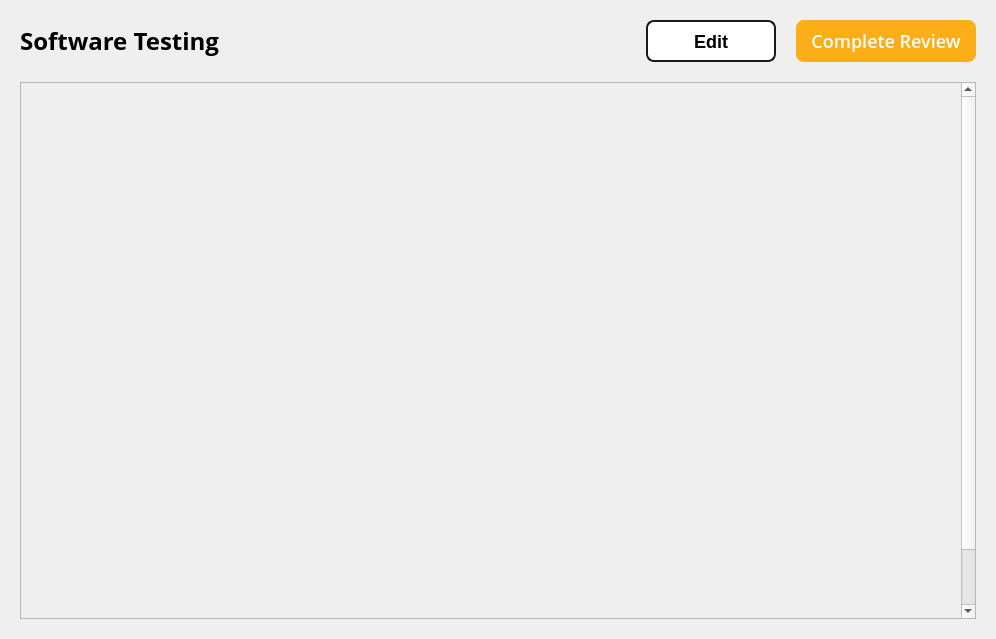
<?xml version="1.0" encoding="UTF-8"?>
<ui version="4.0">
 <class>ReviewDetailPage</class>
 <widget class="QWidget" name="ReviewDetailPage">
  <property name="geometry">
   <rect>
    <x>0</x>
    <y>0</y>
    <width>996</width>
    <height>639</height>
   </rect>
  </property>
  <property name="windowTitle">
   <string>Form</string>
  </property>
  <property name="styleSheet">
   <string notr="true">#backButton {
	background: transparent;
	border: none;
	font-family: Open Sans;
	font-size: 24px;
	line-height: 34px;
	font-weight: 600;
	letter spacing: 0%
}

#editButton {
	background-color: white;
	border: 1.5px solid #1a1a1a;
	border-radius: 8px;
	font-size: 18px;
	line-height: 24px;
	font-weight: 500;
}

#saveButton {
	background-color: #FBAE17;
	border: none;
	border-radius: 8px;
	font-family: Open Sans;
	font-size: 18px;
	font-weight: 500;
	line-height: 24px;
	color: white;
}

QLabel {
	color: #1A1A1A;
	font-family: Open Sans;
	font-weight: 600;
	font-size: 16px;
	line-height: 24px;
	letter-spacing: 0%;
}

#addReviewItemButton,
#addReviewerItemButton,
#addRequestItemButton {
	background-color: white;
    border: 2px dashed #22084B;
    border-radius: 8px;
    font-family: Open Sans;
    font-size: 18px;
    line-height: 24px;
    letter-spacing: 0%;
    padding: 9px 18px;
}

#addChecklistButton,
#addStandardButton {
	background: transparent;
	border: none;
}

#titleLabel1,
#titleLabel2,
#titleLabel3,
#titleLabel4,
#titleLabel5,
#titleLabel6 {
	font-family: Open Sans;
	font-size: 20px;
	font-weight: 600;
	line-height: 28px;
	letter-spacing: 0%;
	color: #1A1A1A;
}

#descriptionLabel1,
#descriptionLabel2,
#descriptionLabel3,
#descriptionLabel4,
#descriptionLabel5,
#descriptionLabel6 {
	font-family: Open Sans;
	font-size: 16px;
	font-weight: 500;
	line-height: 24px;
	letter-spacing: 0%;
	color: #1A1A1A;
}

#horizSep1,
#horizSep2,
#horizSep3,
#horizSep4 {
	border: none;
	border-top: 1px solid #CCCCCC;
}</string>
  </property>
  <layout class="QVBoxLayout" name="verticalLayout">
   <property name="spacing">
    <number>20</number>
   </property>
   <property name="leftMargin">
    <number>20</number>
   </property>
   <property name="topMargin">
    <number>20</number>
   </property>
   <property name="rightMargin">
    <number>20</number>
   </property>
   <property name="bottomMargin">
    <number>20</number>
   </property>
   <item>
    <layout class="QHBoxLayout" name="horizontalLayout">
     <item>
      <widget class="QPushButton" name="backButton">
       <property name="sizePolicy">
        <sizepolicy hsizetype="Fixed" vsizetype="Preferred">
         <horstretch>0</horstretch>
         <verstretch>0</verstretch>
        </sizepolicy>
       </property>
       <property name="minimumSize">
        <size>
         <width>24</width>
         <height>34</height>
        </size>
       </property>
       <property name="maximumSize">
        <size>
         <width>1662775</width>
         <height>34</height>
        </size>
       </property>
       <property name="text">
        <string>Software Testing</string>
       </property>
       <property name="icon">
        <iconset resource="../../../../../Resources/Resources.qrc">
         <normaloff>:/images/nav_back.svg</normaloff>:/images/nav_back.svg</iconset>
       </property>
       <property name="iconSize">
        <size>
         <width>24</width>
         <height>24</height>
        </size>
       </property>
      </widget>
     </item>
     <item>
      <spacer name="horizontalSpacer">
       <property name="orientation">
        <enum>Qt::Orientation::Horizontal</enum>
       </property>
       <property name="sizeHint" stdset="0">
        <size>
         <width>40</width>
         <height>20</height>
        </size>
       </property>
      </spacer>
     </item>
     <item>
      <widget class="QPushButton" name="editButton">
       <property name="sizePolicy">
        <sizepolicy hsizetype="Fixed" vsizetype="Fixed">
         <horstretch>0</horstretch>
         <verstretch>0</verstretch>
        </sizepolicy>
       </property>
       <property name="minimumSize">
        <size>
         <width>130</width>
         <height>42</height>
        </size>
       </property>
       <property name="maximumSize">
        <size>
         <width>130</width>
         <height>42</height>
        </size>
       </property>
       <property name="text">
        <string>Edit</string>
       </property>
      </widget>
     </item>
     <item>
      <widget class="QPushButton" name="saveButton">
       <property name="sizePolicy">
        <sizepolicy hsizetype="Fixed" vsizetype="Fixed">
         <horstretch>0</horstretch>
         <verstretch>0</verstretch>
        </sizepolicy>
       </property>
       <property name="minimumSize">
        <size>
         <width>180</width>
         <height>42</height>
        </size>
       </property>
       <property name="maximumSize">
        <size>
         <width>180</width>
         <height>42</height>
        </size>
       </property>
       <property name="text">
        <string>Complete Review</string>
       </property>
      </widget>
     </item>
    </layout>
   </item>
   <item>
    <widget class="QScrollArea" name="scrollArea">
     <property name="styleSheet">
      <string notr="true"/>
     </property>
     <property name="widgetResizable">
      <bool>true</bool>
     </property>
     <widget class="QWidget" name="container">
      <property name="geometry">
       <rect>
        <x>0</x>
        <y>0</y>
        <width>937</width>
        <height>610</height>
       </rect>
      </property>
      <layout class="QVBoxLayout" name="verticalLayout_2">
       <property name="spacing">
        <number>20</number>
       </property>
       <property name="leftMargin">
        <number>0</number>
       </property>
       <property name="topMargin">
        <number>0</number>
       </property>
       <property name="rightMargin">
        <number>10</number>
       </property>
       <property name="bottomMargin">
        <number>0</number>
       </property>
       <item>
        <widget class="QWidget" name="PrimaryBox" native="true">
         <property name="minimumSize">
          <size>
           <width>0</width>
           <height>70</height>
          </size>
         </property>
         <property name="maximumSize">
          <size>
           <width>16777215</width>
           <height>70</height>
          </size>
         </property>
         <layout class="QHBoxLayout" name="primaryBoxLayout">
          <property name="leftMargin">
           <number>0</number>
          </property>
          <property name="topMargin">
           <number>0</number>
          </property>
          <property name="rightMargin">
           <number>0</number>
          </property>
          <property name="bottomMargin">
           <number>0</number>
          </property>
          <item>
           <widget class="AutomationCellProperty" name="createdBy" native="true">
            <property name="minimumSize">
             <size>
              <width>160</width>
              <height>0</height>
             </size>
            </property>
            <property name="maximumSize">
             <size>
              <width>160</width>
              <height>16777215</height>
             </size>
            </property>
           </widget>
          </item>
          <item>
           <spacer name="horizontalSpacer_2">
            <property name="orientation">
             <enum>Qt::Orientation::Horizontal</enum>
            </property>
            <property name="sizeHint" stdset="0">
             <size>
              <width>40</width>
              <height>20</height>
             </size>
            </property>
           </spacer>
          </item>
          <item>
           <widget class="AutomationCellProperty" name="createdOn" native="true">
            <property name="minimumSize">
             <size>
              <width>160</width>
              <height>0</height>
             </size>
            </property>
            <property name="maximumSize">
             <size>
              <width>160</width>
              <height>16777215</height>
             </size>
            </property>
           </widget>
          </item>
          <item>
           <spacer name="horizontalSpacer_3">
            <property name="orientation">
             <enum>Qt::Orientation::Horizontal</enum>
            </property>
            <property name="sizeHint" stdset="0">
             <size>
              <width>40</width>
              <height>20</height>
             </size>
            </property>
           </spacer>
          </item>
          <item>
           <widget class="AutomationCellProperty" name="reviewLeader" native="true">
            <property name="minimumSize">
             <size>
              <width>160</width>
              <height>0</height>
             </size>
            </property>
            <property name="maximumSize">
             <size>
              <width>160</width>
              <height>16777215</height>
             </size>
            </property>
           </widget>
          </item>
          <item>
           <spacer name="horizontalSpacer_4">
            <property name="orientation">
             <enum>Qt::Orientation::Horizontal</enum>
            </property>
            <property name="sizeHint" stdset="0">
             <size>
              <width>40</width>
              <height>20</height>
             </size>
            </property>
           </spacer>
          </item>
          <item>
           <widget class="AutomationCellProperty" name="primaryReviewer" native="true">
            <property name="minimumSize">
             <size>
              <width>220</width>
              <height>0</height>
             </size>
            </property>
            <property name="maximumSize">
             <size>
              <width>220</width>
              <height>16777215</height>
             </size>
            </property>
           </widget>
          </item>
         </layout>
        </widget>
       </item>
       <item>
        <widget class="ReviewListWidget" name="reviewListWidget" native="true">
         <property name="sizePolicy">
          <sizepolicy hsizetype="Preferred" vsizetype="Fixed">
           <horstretch>0</horstretch>
           <verstretch>0</verstretch>
          </sizepolicy>
         </property>
         <property name="minimumSize">
          <size>
           <width>0</width>
           <height>150</height>
          </size>
         </property>
        </widget>
       </item>
       <item>
        <widget class="ReviewListWidget" name="reviewerListWidget" native="true">
         <property name="minimumSize">
          <size>
           <width>0</width>
           <height>150</height>
          </size>
         </property>
        </widget>
       </item>
       <item>
        <widget class="ReviewListWidget" name="checklistWidget" native="true">
         <property name="minimumSize">
          <size>
           <width>0</width>
           <height>150</height>
          </size>
         </property>
        </widget>
       </item>
       <item>
        <widget class="ReviewListWidget" name="standardListWidget" native="true"/>
       </item>
      </layout>
     </widget>
    </widget>
   </item>
  </layout>
 </widget>
 <customwidgets>
  <customwidget>
   <class>AutomationCellProperty</class>
   <extends>QWidget</extends>
   <header location="global">automationcellproperty.h</header>
   <container>1</container>
  </customwidget>
  <customwidget>
   <class>ReviewListWidget</class>
   <extends>QWidget</extends>
   <header>reviewlistwidget.h</header>
   <container>1</container>
  </customwidget>
 </customwidgets>
 <resources>
  <include location="../../../../../Resources/Resources.qrc"/>
 </resources>
 <connections/>
</ui>
